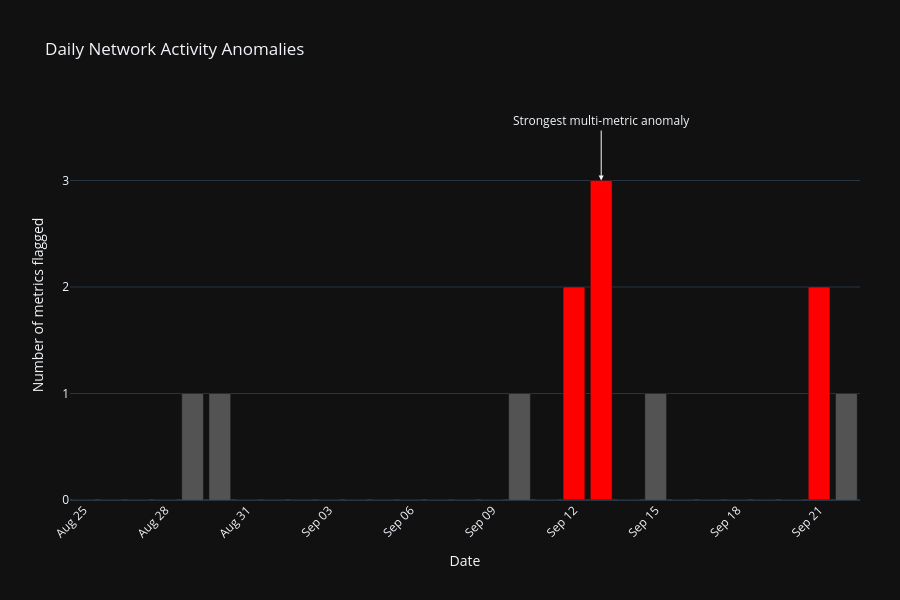

The cell this chart's notebook holds for it:
### Markdown cell above
## Visualize Number of Metrics Flagged

### Code cell
# Create a copy for plotting
plot_df = complete_days[
    ["date", "metrics_flagged"]
].copy()


# Create the bar chart
fig = px.bar(
    plot_df,
    x="date",
    y="metrics_flagged",
    title="Daily Network Activity Anomalies",
    labels={
        "date": "Date",
        "metrics_flagged": "Metrics flagged"
    }
)


# Chart layout
fig.update_layout(
    template="plotly_dark",
    height=600,

    margin=dict(
        l=70,
        r=40,
        t=110,
        b=100
    ),

    xaxis=dict(
        title="Date",
        tickformat="%b %d",
        tickangle=-45
    ),

    yaxis=dict(
        title="Number of metrics flagged",
        dtick=1,
        fixedrange=True
    )
)


# Highlight the multi-metric anomaly days
fig.update_traces(
    marker=dict(
        color=[
            "red" if value >= 2 else "rgba(150,150,150,0.5)"
            for value in plot_df["metrics_flagged"]
        ]
    ),
    hovertemplate=(
        "<b>%{x|%b %d, %Y}</b><br>"
        "Metrics flagged: %{y}"
        "<extra></extra>"
    )
)


# Add annotation to the strongest anomaly
fig.add_annotation(
    x=pd.Timestamp("2026-09-13"),
    y=3,
    text="Strongest multi-metric anomaly",
    showarrow=True,
    arrowhead=2,
    ax=0,
    ay=-60
)


fig.show()

### Figure 1 — Plotly figure (JSON) as saved in the notebook; plotly's stock layout.template omitted (floating-point values rounded to 4 significant figures)
{"data": [{"hovertemplate": "<b>%{x|%b %d, %Y}</b><br>Metrics flagged: %{y}<extra></extra>", "legendgroup": "", "marker": {"color": ["rgba(150,150,150,0.5)", "rgba(150,150,150,0.5)", "rgba(150,150,150,0.5)", "rgba(150,150,150,0.5)", "rgba(150,150,150,0.5)", "rgba(150,150,150,0.5)", "rgba(150,150,150,0.5)", "rgba(150,150,150,0.5)", "rgba(150,150,150,0.5)", "rgba(150,150,150,0.5)", "rgba(150,150,150,0.5)", "rgba(150,150,150,0.5)", "rgba(150,150,150,0.5)", "rgba(150,150,150,0.5)", "rgba(150,150,150,0.5)", "rgba(150,150,150,0.5)", "rgba(150,150,150,0.5)", "rgba(150,150,150,0.5)", "red", "red", "rgba(150,150,150,0.5)", "rgba(150,150,150,0.5)", "rgba(150,150,150,0.5)", "rgba(150,150,150,0.5)", "rgba(150,150,150,0.5)", "rgba(150,150,150,0.5)", "rgba(150,150,150,0.5)", "red", "rgba(150,150,150,0.5)"], "pattern": {"shape": ""}}, "name": "", "orientation": "v", "showlegend": false, "textposition": "auto", "type": "bar", "x": ["2026-08-25T00:00:00.000000000", "2026-08-26T00:00:00.000000000", "2026-08-27T00:00:00.000000000", "2026-08-28T00:00:00.000000000", "2026-08-29T00:00:00.000000000", "2026-08-30T00:00:00.000000000", "2026-08-31T00:00:00.000000000", "2026-09-01T00:00:00.000000000", "2026-09-02T00:00:00.000000000", "2026-09-03T00:00:00.000000000", "2026-09-04T00:00:00.000000000", "2026-09-05T00:00:00.000000000", "2026-09-06T00:00:00.000000000", "2026-09-07T00:00:00.000000000", "2026-09-08T00:00:00.000000000", "2026-09-09T00:00:00.000000000", "2026-09-10T00:00:00.000000000", "2026-09-11T00:00:00.000000000", "2026-09-12T00:00:00.000000000", "2026-09-13T00:00:00.000000000", "2026-09-14T00:00:00.000000000", "2026-09-15T00:00:00.000000000", "2026-09-16T00:00:00.000000000", "2026-09-17T00:00:00.000000000", "2026-09-18T00:00:00.000000000", "2026-09-19T00:00:00.000000000", "2026-09-20T00:00:00.000000000", "2026-09-21T00:00:00.000000000", "2026-09-22T00:00:00.000000000"], "xaxis": "x", "y": [0, 0, 0, 0, 1, 1, 0, 0, 0, 0, 0, 0, 0, 0, 0, 0, 1, 0, 2, 3, 0, 1, 0, 0, 0, 0, 0, 2, 1], "yaxis": "y"}], "layout": {"annotations": [{"arrowhead": 2, "ax": 0, "ay": -60, "showarrow": true, "text": "Strongest multi-metric anomaly", "x": "2026-09-13T00:00:00", "y": 3}], "barmode": "relative", "height": 600, "legend": {"tracegroupgap": 0}, "margin": {"b": 100, "l": 70, "r": 40, "t": 110}, "title": {"text": "Daily Network Activity Anomalies"}, "xaxis": {"anchor": "y", "domain": [0, 1], "tickangle": -45, "tickformat": "%b %d", "title": {"text": "Date"}}, "yaxis": {"anchor": "x", "domain": [0, 1], "dtick": 1, "fixedrange": true, "title": {"text": "Number of metrics flagged"}}}}
